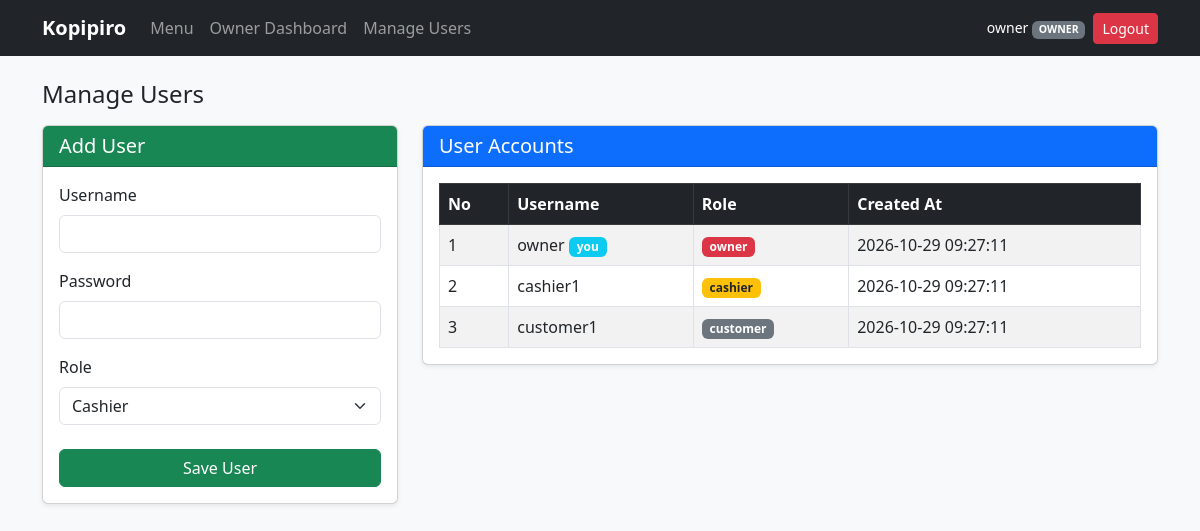
/users.php (signed in), run on the app's committed database.
### tables this page shows
CREATE TABLE `users` (
  `id` int(11) NOT NULL AUTO_INCREMENT,
  `username` varchar(50) NOT NULL,
  `password` varchar(255) NOT NULL,
  `role` enum('owner','cashier','customer') NOT NULL DEFAULT 'customer',
  `created_at` timestamp NOT NULL DEFAULT current_timestamp(),
  PRIMARY KEY (`id`),
  UNIQUE KEY `username` (`username`)
);

### users.php (the view, shortened to what this page needs)
<?php
include 'config.php';
$users = mysqli_query($conn, "SELECT id, username, role, created_at FROM users ORDER BY id ASC");
?>
<!DOCTYPE html>
<html lang="en">
<head>
    <link href="https://cdn.jsdelivr.net/npm/bootstrap@5.3.0/dist/css/bootstrap.min.css" rel="stylesheet">
</head>
<body class="bg-light">
    <?php include 'navbar.php'; ?>
    <div class="container mt-4 mb-5">
        <h4 class="mb-3">Manage Users</h4>
        <div class="row g-4">
            <div class="col-md-4">
                <div class="card shadow-sm">
                    <div class="card-header bg-success text-white">
                        <h5 class="mb-0">Add User</h5>
                    </div>
                    <div class="card-body">
                        <form method="POST" action="">
                            <div class="mb-3">
                                <label for="username" class="form-label">Username</label>
                                <input type="text" class="form-control" id="username" name="username" required>
                            </div>
                            <div class="mb-3">
                                <label for="password" class="form-label">Password</label>
                                <input type="password" class="form-control" id="password" name="password" minlength="6" required>
                            </div>
                            <div class="mb-4">
                                <label for="role" class="form-label">Role</label>
                                <select class="form-select" id="role" name="role" required>
                                    <option value="cashier">Cashier</option>
                                </select>
                            </div>
                            <div class="d-grid">
                                <button type="submit" name="add_user" class="btn btn-success">Save User</button>
                            </div>
                        </form>
                    </div>
                </div>
            </div>
            <div class="col-md-8">
                <div class="card shadow-sm">
                    <div class="card-header bg-primary text-white">
                        <h5 class="mb-0">User Accounts</h5>
                    </div>
                    <div class="card-body">
                        <div class="table-responsive">
                            <table class="table table-bordered table-striped align-middle mb-0">
                                <thead class="table-dark">
                                    <tr>
                                        <th>No</th>
                                        <th>Username</th>
                                        <th>Role</th>
                                        <th>Created At</th>
                                    </tr>
                                </thead>
                                <tbody>
                                    <?php $no = 1; while ($u = mysqli_fetch_assoc($users)): ?>
                                        <tr>
                                            <td><?= $no++ ?></td>
                                            <td>
                                                <?= htmlspecialchars($u['username']) ?>
                                                <?php if ($u['id'] == ($_SESSION['user_id'] ?? null)): ?>
                                                    <span class="badge bg-info">you</span>
                                                <?php endif; ?>
                                            </td>
                                            <td>
                                                <span class="badge <?= $u['role'] === 'owner' ? 'bg-danger' : ($u['role'] === 'cashier' ? 'bg-warning text-dark' : 'bg-secondary') ?>">
                                                    <?= htmlspecialchars($u['role']) ?>
                                                </span>
                                            </td>
                                            <td><?= htmlspecialchars($u['created_at']) ?></td>
                                        </tr>
                                    <?php endwhile; ?>
                                </tbody>
                            </table>
                        </div>
                    </div>
                </div>
            </div>
        </div>
    </div>
</body>
</html>

### data on the page
users: username "owner", shows "you", role "owner", created_at "2026-10-29 09:27:11"
users: username "cashier1", role "cashier", created_at "2026-10-29 09:27:11"
users: username "customer1", role "customer", created_at "2026-10-29 09:27:11"

### other printed values
$_SESSION['username'] "owner"
$_SESSION['role'] "OWNER"
